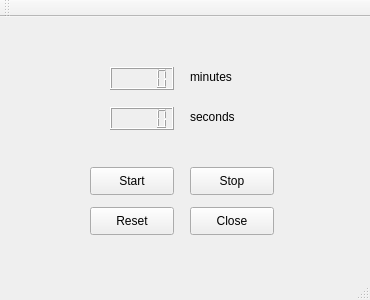
<?xml version="1.0" encoding="UTF-8"?>
<ui version="4.0">
 <class>MainWindow</class>
 <widget class="QMainWindow" name="MainWindow">
  <property name="geometry">
   <rect>
    <x>0</x>
    <y>0</y>
    <width>370</width>
    <height>300</height>
   </rect>
  </property>
  <property name="windowTitle">
   <string>MainWindow</string>
  </property>
  <widget class="QWidget" name="centralWidget">
   <widget class="QPushButton" name="startButton">
    <property name="geometry">
     <rect>
      <x>90</x>
      <y>150</y>
      <width>84</width>
      <height>28</height>
     </rect>
    </property>
    <property name="text">
     <string>Start</string>
    </property>
   </widget>
   <widget class="QPushButton" name="stopButton">
    <property name="geometry">
     <rect>
      <x>190</x>
      <y>150</y>
      <width>84</width>
      <height>28</height>
     </rect>
    </property>
    <property name="text">
     <string>Stop</string>
    </property>
   </widget>
   <widget class="QPushButton" name="resetButton">
    <property name="geometry">
     <rect>
      <x>90</x>
      <y>190</y>
      <width>84</width>
      <height>28</height>
     </rect>
    </property>
    <property name="text">
     <string>Reset</string>
    </property>
   </widget>
   <widget class="QPushButton" name="closeButton">
    <property name="geometry">
     <rect>
      <x>190</x>
      <y>190</y>
      <width>84</width>
      <height>28</height>
     </rect>
    </property>
    <property name="text">
     <string>Close</string>
    </property>
   </widget>
   <widget class="QLabel" name="label">
    <property name="geometry">
     <rect>
      <x>190</x>
      <y>50</y>
      <width>63</width>
      <height>20</height>
     </rect>
    </property>
    <property name="text">
     <string>minutes</string>
    </property>
   </widget>
   <widget class="QLabel" name="label_2">
    <property name="geometry">
     <rect>
      <x>190</x>
      <y>90</y>
      <width>63</width>
      <height>20</height>
     </rect>
    </property>
    <property name="text">
     <string>seconds</string>
    </property>
   </widget>
   <widget class="QLCDNumber" name="lcdNumberMin">
    <property name="geometry">
     <rect>
      <x>110</x>
      <y>50</y>
      <width>64</width>
      <height>23</height>
     </rect>
    </property>
   </widget>
   <widget class="QLCDNumber" name="lcdNumberSec">
    <property name="geometry">
     <rect>
      <x>110</x>
      <y>90</y>
      <width>64</width>
      <height>23</height>
     </rect>
    </property>
   </widget>
  </widget>
  <widget class="QMenuBar" name="menuBar">
   <property name="geometry">
    <rect>
     <x>0</x>
     <y>0</y>
     <width>370</width>
     <height>25</height>
    </rect>
   </property>
  </widget>
  <widget class="QToolBar" name="mainToolBar">
   <attribute name="toolBarArea">
    <enum>TopToolBarArea</enum>
   </attribute>
   <attribute name="toolBarBreak">
    <bool>false</bool>
   </attribute>
  </widget>
  <widget class="QStatusBar" name="statusBar"/>
 </widget>
 <layoutdefault spacing="6" margin="11"/>
 <resources/>
 <connections>
  <connection>
   <sender>closeButton</sender>
   <signal>clicked()</signal>
   <receiver>MainWindow</receiver>
   <slot>close()</slot>
   <hints>
    <hint type="sourcelabel">
     <x>231</x>
     <y>245</y>
    </hint>
    <hint type="destinationlabel">
     <x>199</x>
     <y>149</y>
    </hint>
   </hints>
  </connection>
 </connections>
</ui>
